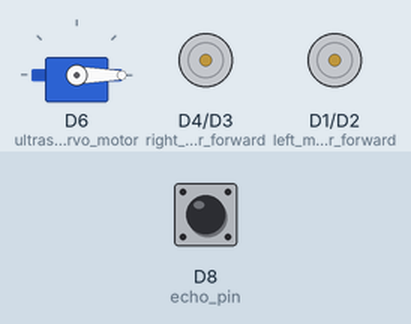
This sketch was run on a simulated ESP8266 (NodeMCU). Shown: servo, motor-driver pin pairs drawn as motors (green arrow = first pin HIGH = forward, orange = second pin HIGH = backward, longer = more drive). Inputs (shaded band) come from the test bench; at power-on: D8 (echo_pin) LOW. What the sketch prints to the serial monitor is not drawn.

Above: at 1.2 s.
1.3 s: D8 (echo_pin) pulsed HIGH 5 times (0.12 s each, 0.3 s apart)
At 2.7 s:
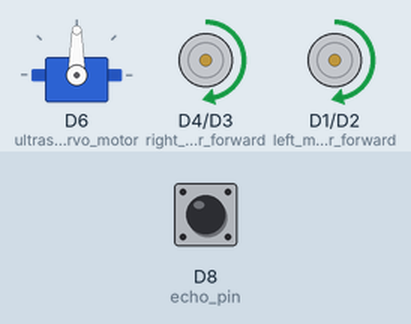
At 5.3 s:
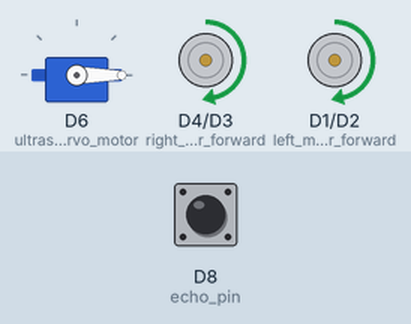
5.8 s: D8 (echo_pin) pulsed HIGH 2 times (0.12 s each, 0.3 s apart)
At 6.9 s:
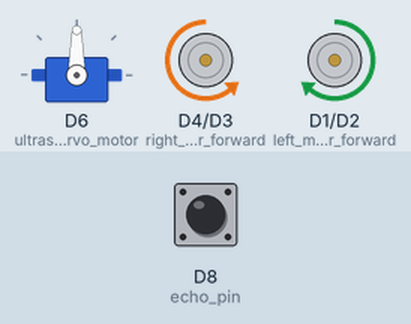
Timing chart, 0 to 18.4 s (numbered marks = the images above; inputs shaded):
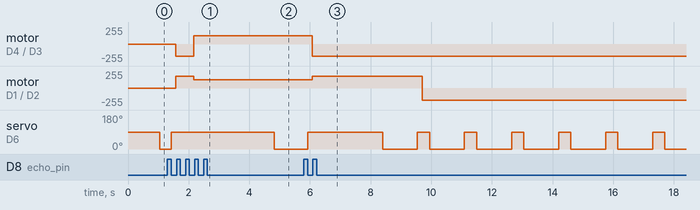

The sketch:

OBSTACLE_AVOIDER_BOT.ino
```cpp
/* © Robocell,CCA */
/* This code is given during ROBOZIDO robotics workshop organised by Robocell,CCA on 28 & 29th January,2023. */
/* Follow us on https://www.facebook.com/ccanitd.in/
/* For queries/help mail us at robocell@ccanitd.in
/* Visit us at-www.ccanitd.in*/

#include <Servo.h>          // Including library for Servo
#include <NewPing.h>

/* Defining motor control pins */
#define left_motor_forward    D1   // D1->IN1
#define left_motor_backward   D2   // D2->IN2
#define right_motor_backward  D3   // D3->IN3
#define right_motor_forward   D4   // D4->IN4

#define trigger_pin  D7     // Ultrasonic sensor pins
#define echo_pin     D8

#define MAX_DISTANCE 250

Servo ultrasonic_servo_motor;
float distance = 100.0;   // This will store the distance measured by the ultrasonic sensor

void setup()
{
  pinMode(left_motor_backward, OUTPUT);
  pinMode(left_motor_forward, OUTPUT);
  pinMode(right_motor_backward, OUTPUT);
  pinMode(right_motor_forward, OUTPUT);

  // pinMode(D5, OUTPUT);    // As a preventive measure, since in some might give unexpected behaviour
  // digitalWrite(D5, LOW);  // Uncomment if arm gives unexpected behaviour

  ultrasonic_servo_motor.attach(D6);
  ultrasonic_servo_motor.write(90);   // U.S. sensor faces front

  NewPing sonar(trigger_pin, echo_pin, MAX_DISTANCE);
  Serial.begin(9600);   // Setting the up the Serial Monitor
}

void loop()
{
  distance = measure_distance();

  while(distance<=30)
  { /*  If forward distance is less than 30 cms, then
        wait for 50 ms and check distance at right side and update the distance.
        If the distance is greater than 30 cms, then turn to right side
        else if distance is greater than 5 cms, turn to left side,
        else go backwards. */
    delay(50);
    ultrasonic_servo_motor.write(0);    // Ultrasonic sensor faces right side
    delay(150);
    distance = measure_distance();

    ultrasonic_servo_motor.write(90);   // Ultrasonic sensor is back to position i.e., faces front
    delay(150);

    if(distance>30)   // If right distance is greater than 30 cm than turn right
    {
      Right(180);
      delay(275);
    }
    else if( distance>5 and distance<30)    // If right distance is not greater than 30 cm it turns left
    {
      Left(180);
      delay(275);
    }
    else{   // If distance is less than 5 cms, it goes backwards
      Backward(180);
      delay(200);
    }
  }

  distance = measure_distance();

  while(distance>30)
  { /* Untill the forward distance is greater than 30 cms it goes forward */
    ultrasonic_servo_motor.write(90);   // U.S. sensor is at original position ,i.e faces front
    delay(150);
    Forward(125);
    distance = measure_distance();    // update the distance
  }
}

float measure_distance()    // This function measures the distance of obstacle from the Ultrasonic sensor
{
  digitalWrite(trigger_pin, LOW);
  delayMicroseconds(2);
  digitalWrite(trigger_pin, HIGH);
  delayMicroseconds(10);
  digitalWrite(trigger_pin, LOW);

  float duration = pulseIn(echo_pin, HIGH);   // Calculates after how much time we are getting the response
  float distance = (duration * 0.034) / 2;    // Speed of Sound=340m/s i.e. 0.034cm/microseconds

  Serial.print("Distance=");
  Serial.print(distance);
  Serial.print(" ");

  return distance;
}

/////////////////////////////////////////////////////////////////////////////////////////////////////////////////
/*********************************************** MOTOR FUNCTIONS ***********************************************/
/////////////////////////////////////////////////////////////////////////////////////////////////////////////////

/*************************************************** FORWARD ***************************************************/

void Forward(int speed)
{
  analogWrite(left_motor_forward,speed);
  analogWrite(right_motor_forward,speed);
  digitalWrite(left_motor_backward,LOW);
  digitalWrite(right_motor_backward,LOW);
  Serial.println("Forward//////");
}

/*************************************************** BACKWARD **************************************************/
void Backward(int speed)
{
  analogWrite(left_motor_backward,speed);
  analogWrite(right_motor_backward,speed);
  digitalWrite(left_motor_forward,LOW);
  digitalWrite(right_motor_forward,LOW);
  Serial.println("Backward//////");
}

/************************************************** TURN LEFT **************************************************/
void Left(int speed)
{
  analogWrite(right_motor_forward,speed);
  analogWrite(left_motor_backward,speed);
  digitalWrite(right_motor_backward,LOW);
  digitalWrite(left_motor_forward,LOW);
  Serial.println("Left//////");
}

/************************************************** TURN RIGHT *************************************************/
void Right(int speed)
{
  analogWrite(left_motor_forward,speed);
  digitalWrite(left_motor_backward,LOW);
  digitalWrite(right_motor_forward,LOW);
  analogWrite(right_motor_backward,speed);
  Serial.println("Right//////");
}
/**************************************************** STOP *****************************************************/
void Stop()
{
  digitalWrite(left_motor_forward,LOW);
  digitalWrite(left_motor_backward,LOW);
  digitalWrite(right_motor_forward,LOW);
  digitalWrite(right_motor_backward,LOW);
}
```

Measured:
- after the input at 1.3 s, motor on D4 (right_motor_forward) / D3 (right_motor_backward): stopped → backward 180/255 after 0.27 s instead of 1.1 s; motor on D1 (left_motor_forward) / D2 (left_motor_backward): stopped → forward 180/255 after 0.27 s, → forward 125/255 0.60 s later
- after the input at 5.8 s, motor on D1 (left_motor_forward) / D2 (left_motor_backward): forward 125/255 → forward 180/255 after 0.27 s, → backward 180/255 3.6 s later
- by itself, servo on D6 (ultrasonic_servo_motor): repeats every 1.6 s: 0° 1.2 s, 90° 0.40 s
